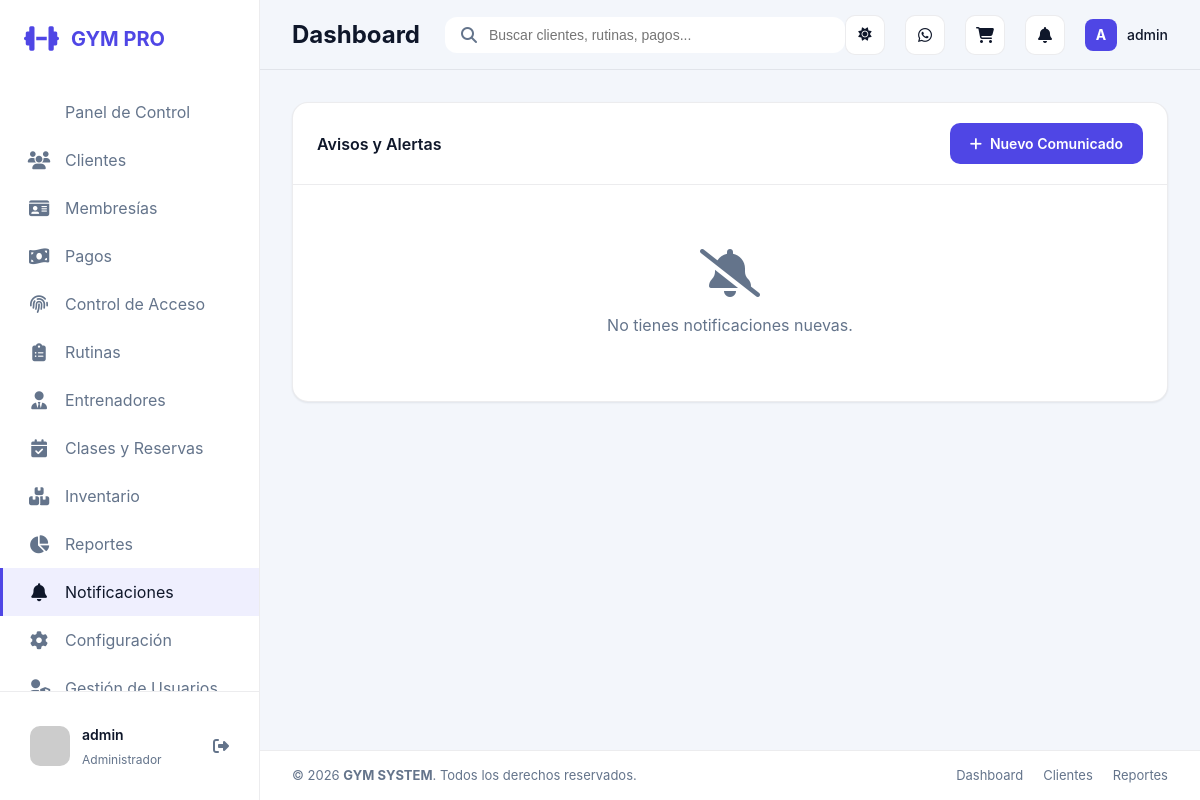
Page /notificaciones/ (signed in) on the earlier database version.
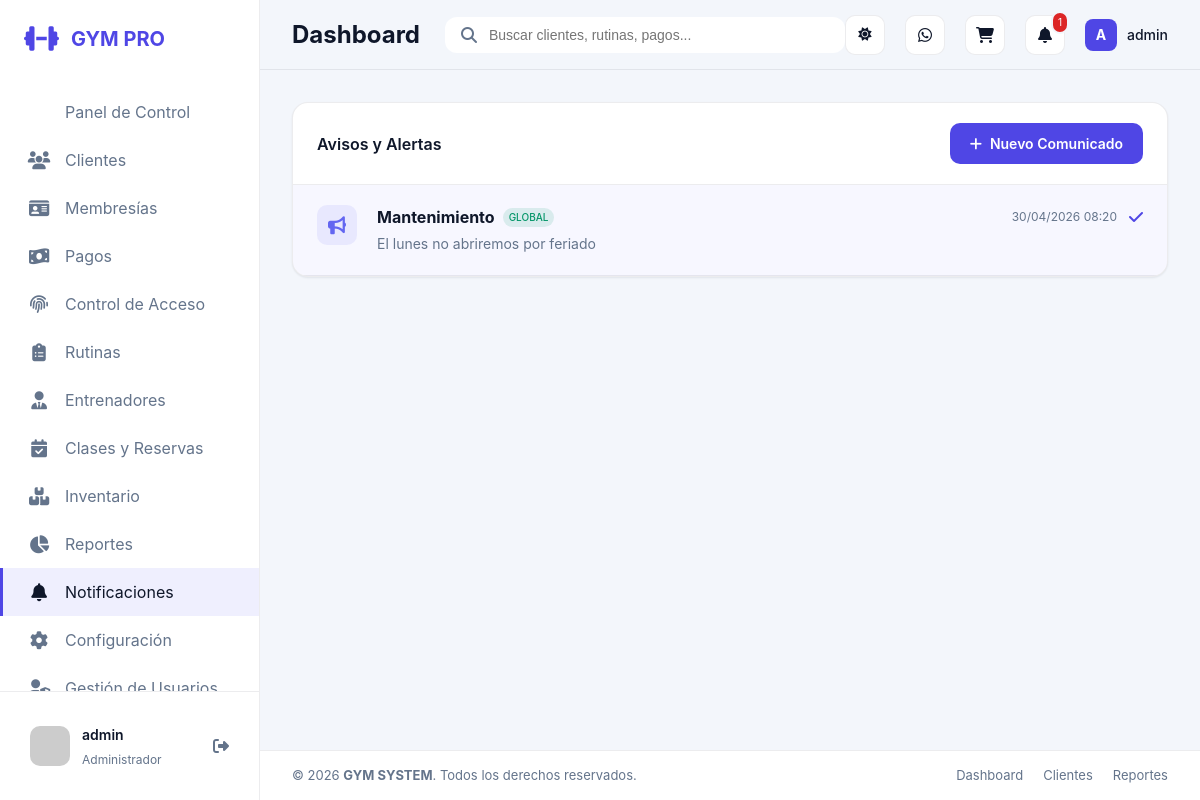
Same page on the later database version.
### apps/core/models.py (models this page shows, shortened)
class UserProfile(models.Model):
    ROLE_ADMIN = 'ADMIN'
    ROLE_RECEPTION = 'RECEPCIONISTA'
    ROLE_TRAINER = 'ENTRENADOR'
    ROLE_CLIENT = 'CLIENTE'
    ROLE_CHOICES = [
        (ROLE_ADMIN, 'Administrador'),
        (ROLE_RECEPTION, 'Recepcionista'),
        (ROLE_TRAINER, 'Entrenador'),
        (ROLE_CLIENT, 'Cliente'),
    ]
    user = models.OneToOneField(settings.AUTH_USER_MODEL, on_delete=models.CASCADE, related_name='profile')
    role = models.CharField(max_length=20, choices=ROLE_CHOICES, default=ROLE_RECEPTION)
    client = models.OneToOneField(Client, on_delete=models.SET_NULL, null=True, blank=True, related_name='auth_profile')
    trainer = models.OneToOneField(Trainer, on_delete=models.SET_NULL, null=True, blank=True, related_name='auth_profile')
    @property
    def role_label(self):
        return self.get_role_display()

### apps/notifications/models.py (models this page shows, shortened)
class Notification(models.Model):
    TYPES = [
        ('PAGO_VENCIDO', 'Pago vencido'),
        ('MEMBRESIA_VENCIDA', 'Membresía vencida'),
        ('CLASE_RECORDATORIO', 'Recordatorio de clase'),
        ('PROMOCION', 'Promoción'),
        ('SISTEMA', 'Sistema'),
        ('COMUNICADO', 'Comunicado General'),
    ]
    title = models.CharField(max_length=160)
    message = models.TextField()
    notification_type = models.CharField(max_length=50, choices=TYPES)
    recipient_client = models.ForeignKey(Client, on_delete=models.CASCADE, null=True, blank=True, related_name='notifications')
    recipient_user = models.ForeignKey(settings.AUTH_USER_MODEL, on_delete=models.CASCADE, null=True, blank=True, related_name='notifications')
    is_global = models.BooleanField(default=False)
    is_read = models.BooleanField(default=False)
    created_at = models.DateTimeField(auto_now_add=True)
    scheduled_date = models.DateTimeField(null=True, blank=True)
    sent = models.BooleanField(default=True) # Set to true by default for simple creation

### apps/notifications/views.py (the view)
# urls.py: path('', views.notification_list, name='notification_list'),
@role_required(
    UserProfile.ROLE_ADMIN,
    UserProfile.ROLE_RECEPTION,
    UserProfile.ROLE_TRAINER,
    UserProfile.ROLE_CLIENT,
)
def notification_list(request):
    user_role = get_user_role(request.user)
    notifications = Notification.objects.filter(sent=True)
    if user_role == UserProfile.ROLE_CLIENT:
        client = get_linked_client(request.user)
        notifications = notifications.filter(
            Q(is_global=True) | Q(recipient_client=client)
        )
    else:
        notifications = notifications.filter(
            Q(is_global=True) | Q(recipient_user=request.user)
        )
    notifications = notifications.order_by('-created_at')
    context = {
        'notifications': notifications,
        'user_role': user_role
    }
    return render(request, 'notifications/notification_list.html', context)

### apps/core/permissions.py (called while the page is built)
def get_user_profile(user):
    if not user or not user.is_authenticated:
        return None
    default_role = UserProfile.ROLE_ADMIN if user.is_superuser else UserProfile.ROLE_RECEPTION
    profile, _ = UserProfile.objects.get_or_create(
        user=user,
        defaults={'role': default_role},
    )
    if user.is_superuser and profile.role != UserProfile.ROLE_ADMIN:
        profile.role = UserProfile.ROLE_ADMIN
        profile.save(update_fields=['role'])
    return profile

def get_user_role(user):
    if not user or not user.is_authenticated:
        return None
    if user.is_superuser:
        return UserProfile.ROLE_ADMIN
    profile = get_user_profile(user)
    return profile.role if profile else None

def get_role_label(role):
    return ROLE_LABELS.get(role, 'Sin rol')

def get_linked_client(user):
    profile = get_user_profile(user)
    return profile.client if profile else None

def get_linked_trainer(user):
    profile = get_user_profile(user)
    return profile.trainer if profile else None

def has_role(user, *allowed_roles):
    role = get_user_role(user)
    return role in allowed_roles

def role_required(*allowed_roles):
    def decorator(view_func):
        @wraps(view_func)
        def wrapped_view(request, *args, **kwargs):
            if not request.user.is_authenticated:
                return redirect('login')
            if has_role(request.user, *allowed_roles):
                return view_func(request, *args, **kwargs)
            messages.error(request, 'No tienes permisos para acceder a esta sección.')
            return redirect('dashboard')
        return wrapped_view
    return decorator

### templates/notifications/notification_list.html (shortened to what this page needs)
{% extends 'base.html' %}
{% block content %}
<div class="card" style="max-width: 900px; margin: 0 auto;">
    <div class="card-header">
        <h3 class="card-title">Avisos y Alertas</h3>
        <div style="display: flex; gap: 10px;">
            {% if request.user.profile.role == 'ADMIN' %}
            <a href="{% url 'create_announcement' %}" class="btn btn-primary btn-sm">
                <i class="fas fa-plus"></i> Nuevo Comunicado
            </a>
            {% endif %}
        </div>
    </div>
    <div class="card-body" style="padding: 0;">
        {% for notification in notifications %}
        <div style="padding: 20px 24px; border-bottom: 1px solid var(--border-color); display: flex; gap: 20px; align-items: flex-start; {% if not notification.is_read %}background: rgba(99, 102, 241, 0.05);{% endif %}">
            <div style="width: 40px; height: 40px; border-radius: 10px; background: rgba(99, 102, 241, 0.1); color: #6366f1; display: flex; align-items: center; justify-content: center; font-size: 18px;">
                <i class="fas fa-{% if notification.notification_type == 'COMUNICADO' %}bullhorn{% elif 'vencimiento' in notification.title|lower %}clock{% elif 'pago' in notification.title|lower %}money-bill{% else %}bell{% endif %}"></i>
            </div>
            <div style="flex: 1;">
                <div style="display: flex; justify-content: space-between; align-items: center; margin-bottom: 4px;">
                    <div style="display: flex; align-items: center; gap: 8px;">
                        <h4 style="font-size: 16px;">{{ notification.title }}</h4>
                        {% if notification.is_global %}
                            <span class="badge-status status-active" style="font-size: 10px; padding: 2px 6px;">GLOBAL</span>
                        {% endif %}
                    </div>
                    <div style="display: flex; align-items: center; gap: 12px;">
                        <span style="font-size: 12px; color: var(--text-muted);">{{ notification.created_at|date:"d/m/Y H:i" }}</span>
                        {% if not notification.is_read %}
                        <a href="{% url 'mark_notification_as_read' notification.id %}" title="Marcar como leída" style="color: var(--color-primary);"><i class="fas fa-check"></i></a>
                        {% endif %}
                    </div>
                </div>
                <p style="font-size: 14px; color: var(--text-muted); line-height: 1.6;">{{ notification.message }}</p>
            </div>
        </div>
        {% empty %}
        <div style="padding: 64px; text-align: center; color: var(--text-muted);">
            <i class="fas fa-bell-slash" style="font-size: 48px; margin-bottom: 16px; display: block;"></i>
            No tienes notificaciones nuevas.
        </div>
        {% endfor %}
    </div>
</div>
{% endblock %}

### templates/base.html (shortened to what this page needs)
{% load static %}
<!DOCTYPE html>
<html lang="es">
<head>
    <link rel="stylesheet" href="https://cdnjs.cloudflare.com/ajax/libs/font-awesome/6.4.0/css/all.min.css">
    <link rel="stylesheet" href="{% static 'css/base.css' %}">
</head>
<body>
    <div class="app-container">
        {% include 'components/sidebar.html' %}
        <div class="main-content">
            {% include 'components/navbar.html' %}
            <div class="content-wrapper">
                {% block content %}{% endblock %}
            </div>
            {% include 'components/footer.html' %}
        </div>
    </div>
</body>
</html>

### templates/components/sidebar.html (shortened to what this page needs)
<aside class="sidebar">
    <div class="sidebar-header">
        <a href="{% url 'dashboard' %}" class="logo">
            <i class="fas fa-dumbbell"></i>
            <span>GYM PRO</span>
        </a>
    </div>
    <nav class="sidebar-nav">
        <a href="{% url 'dashboard' %}" class="nav-item {% if request.resolver_match.url_name == 'dashboard' %}active{% endif %}">
            <span>Panel de Control</span>
        </a>
        {% if request.user.profile.role == 'ADMIN' or request.user.profile.role == 'RECEPCIONISTA' %}
        <a href="{% url 'client_list' %}" class="nav-item {% if 'client' in request.resolver_match.url_name %}active{% endif %}">
            <i class="fas fa-users"></i>
            <span>Clientes</span>
        </a>
        {% endif %}
        {% if request.user.profile.role == 'ADMIN' or request.user.profile.role == 'RECEPCIONISTA' %}
        <a href="{% url 'plan_list' %}" class="nav-item {% if 'plan' in request.resolver_match.url_name %}active{% endif %}">
            <i class="fas fa-id-card"></i>
            <span>Membresías</span>
        </a>
        {% endif %}
        {% if request.user.profile.role == 'ADMIN' or request.user.profile.role == 'RECEPCIONISTA' %}
        <a href="{% url 'payment_list' %}" class="nav-item {% if 'payment' in request.resolver_match.url_name %}active{% endif %}">
            <i class="fas fa-money-bill-wave"></i>
            <span>Pagos</span>
        </a>
        {% endif %}
        {% if request.user.profile.role == 'ADMIN' or request.user.profile.role == 'RECEPCIONISTA' %}
        <a href="{% url 'access_panel' %}" class="nav-item {% if 'access' in request.resolver_match.url_name %}active{% endif %}">
            <i class="fas fa-fingerprint"></i>
            <span>Control de Acceso</span>
        </a>
        {% endif %}
        {% if request.user.profile.role == 'ADMIN' or request.user.profile.role == 'ENTRENADOR' %}
        <a href="{% url 'routine_list' %}" class="nav-item {% if 'routine' in request.resolver_match.url_name %}active{% endif %}">
            <i class="fas fa-clipboard-list"></i>
            <span>Rutinas</span>
        </a>
        {% endif %}
        {% if request.user.profile.role == 'ADMIN' %}
        <a href="{% url 'trainers:list' %}" class="nav-item {% if 'trainers' in request.resolver_match.app_name %}active{% endif %}">
            <i class="fas fa-user-tie"></i>
            <span>Entrenadores</span>
        </a>
        {% endif %}
        {% if request.user.profile.role != 'CLIENTE' %}
        <a href="{% url 'reservation_list' %}" class="nav-item {% if 'reservation' in request.resolver_match.url_name %}active{% endif %}">
            <i class="fas fa-calendar-check"></i>
            <span>Clases y Reservas</span>
        </a>
        {% endif %}
        {% if request.user.profile.role == 'ADMIN' or request.user.profile.role == 'RECEPCIONISTA' %}
        <a href="{% url 'product_list' %}" class="nav-item {% if 'product' in request.resolver_match.url_name %}active{% endif %}">
            <i class="fas fa-boxes-stacked"></i>
            <span>Inventario</span>
        </a>
        {% endif %}
        {% if request.user.profile.role == 'ADMIN' %}
        <a href="{% url 'reports_dashboard' %}" class="nav-item {% if 'reports' in request.resolver_match.url_name %}active{% endif %}">
            <i class="fas fa-chart-pie"></i>
            <span>Reportes</span>
        </a>
        {% endif %}
        {% if request.user.profile.role != 'CLIENTE' %}
        <a href="{% url 'notification_list' %}" class="nav-item {% if 'notification' in request.resolver_match.url_name %}active{% endif %}">
            <i class="fas fa-bell"></i>
            <span>Notificaciones</span>
        </a>
        {% endif %}
        {% if request.user.profile.role == 'ADMIN' %}
        <a href="{% url 'system_settings' %}" class="nav-item {% if 'system_settings' in request.resolver_match.url_name %}active{% endif %}">
            <i class="fas fa-gear"></i>
            <span>Configuración</span>
        </a>
        <a href="{% url 'user_list' %}" class="nav-item {% if 'user' in request.resolver_match.url_name %}active{% endif %}">
            <i class="fas fa-user-shield"></i>
            <span>Gestión de Usuarios</span>
        </a>
        {% endif %}
    </nav>
    <div class="sidebar-footer">
        <div class="user-profile">
            <img src="https://ui-avatars.com/api/?name={{ request.user.get_full_name|default:request.user.username }}&background=6366f1&color=fff" alt="User" class="user-avatar">
            <div class="user-info">
                <span class="user-name">{{ request.user.get_full_name|default:request.user.username }}</span>
                <span class="user-role">{{ request.user.profile.role_label }}</span>
            </div>
            <a href="{% url 'logout' %}" title="Cerrar Sesión" style="color: var(--text-muted);"><i class="fas fa-sign-out-alt"></i></a>
        </div>
    </div>
</aside>

### templates/components/navbar.html (shortened to what this page needs)
<nav class="navbar">
    <div class="navbar-left">
        <h2 class="page-title">
            {% block page_title %}Dashboard{% endblock %}
        </h2>
    </div>
    <div class="navbar-center">
        <div class="search-bar">
            <i class="fas fa-search"></i>
            <input type="text" placeholder="Buscar clientes, rutinas, pagos...">
        </div>
    </div>
    <div class="navbar-right">
        <div class="navbar-actions">
            <button type="button" class="nav-btn theme-toggle" id="themeToggle" title="Cambiar tema" aria-label="Cambiar tema">
                <i class="fas fa-sun theme-icon theme-icon-light"></i>
            </button>
            <a href="#" class="nav-btn" title="Mensajes">
                <i class="fab fa-whatsapp"></i>
            </a>
            <a href="{% url 'cart_detail' %}" class="nav-btn" title="Carrito de Ventas">
                <i class="fas fa-shopping-cart"></i>
            </a>
            <a href="{% url 'notification_list' %}" class="nav-btn" title="Notificaciones">
                <i class="fas fa-bell"></i>
                {% if notifications_count > 0 %}
                <span class="badge">{{ notifications_count }}</span>
                {% endif %}
            </a>
            <div class="user-menu">
                <div class="user-avatar-mini">
                    {{ request.user.username|slice:":1"|upper }}
                </div>
                <span class="user-name-mini">{{ request.user.username }}</span>
            </div>
        </div>
    </div>
</nav>

### templates/components/footer.html
<footer class="footer-simple">
    <div class="footer-container">
        <p>&copy; 2026 <strong>GYM SYSTEM</strong>. Todos los derechos reservados.</p>
        <div class="footer-links">
            <a href="{% url 'dashboard' %}">Dashboard</a>
            <a href="{% url 'client_list' %}">Clientes</a>
            <a href="{% url 'reports_dashboard' %}">Reportes</a>
        </div>
    </div>
</footer>

Differences in the rows shown:
added Notification: title "Mantenimiento", is_global "GLOBAL", created_at "30/04/2026 08:20", is_read False (drawn), message "El lunes no abriremos por feriado"
Other differences:
{{ notifications_count }}: (not shown) → "1"
text no longer shown: "No tienes notificaciones nuevas."
